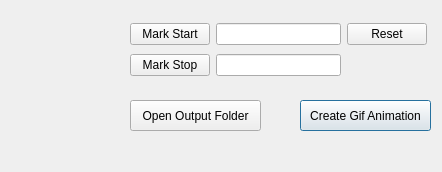
<?xml version="1.0" encoding="UTF-8"?>
<ui version="4.0">
 <class>GifAnimatorDialog</class>
 <widget class="QDialog" name="GifAnimatorDialog">
  <property name="geometry">
   <rect>
    <x>0</x>
    <y>0</y>
    <width>442</width>
    <height>172</height>
   </rect>
  </property>
  <property name="windowTitle">
   <string>Gif Animator</string>
  </property>
  <widget class="QPushButton" name="pushButtonAnimate">
   <property name="geometry">
    <rect>
     <x>300</x>
     <y>100</y>
     <width>131</width>
     <height>31</height>
    </rect>
   </property>
   <property name="text">
    <string>Create Gif Animation</string>
   </property>
  </widget>
  <widget class="QPushButton" name="pushButtonOpenFolder">
   <property name="geometry">
    <rect>
     <x>130</x>
     <y>100</y>
     <width>131</width>
     <height>31</height>
    </rect>
   </property>
   <property name="text">
    <string>Open Output Folder</string>
   </property>
   <property name="icon">
    <iconset resource="ExMplayer.qrc">
     <normaloff>:/images/fileopen.png</normaloff>:/images/fileopen.png</iconset>
   </property>
  </widget>
  <widget class="QWidget" name="layoutWidget">
   <property name="geometry">
    <rect>
     <x>130</x>
     <y>20</y>
     <width>297</width>
     <height>61</height>
    </rect>
   </property>
   <layout class="QGridLayout" name="gridLayout">
    <item row="0" column="0">
     <widget class="QPushButton" name="pushButtonStart">
      <property name="text">
       <string>Mark Start</string>
      </property>
     </widget>
    </item>
    <item row="0" column="1">
     <widget class="QLineEdit" name="lineEditStart"/>
    </item>
    <item row="0" column="2">
     <widget class="QPushButton" name="pushButtonReset">
      <property name="text">
       <string>Reset</string>
      </property>
      <property name="icon">
       <iconset resource="ExMplayer.qrc">
        <normaloff>:/images/reset.png</normaloff>:/images/reset.png</iconset>
      </property>
     </widget>
    </item>
    <item row="1" column="0">
     <widget class="QPushButton" name="pushButtonStop">
      <property name="text">
       <string>Mark Stop</string>
      </property>
     </widget>
    </item>
    <item row="1" column="1">
     <widget class="QLineEdit" name="lineEditStop"/>
    </item>
   </layout>
  </widget>
  <widget class="QLabel" name="label">
   <property name="geometry">
    <rect>
     <x>10</x>
     <y>20</y>
     <width>101</width>
     <height>111</height>
    </rect>
   </property>
   <property name="text">
    <string/>
   </property>
   <property name="pixmap">
    <pixmap resource="ExMplayer.qrc">:/images/ExManim.png</pixmap>
   </property>
   <property name="scaledContents">
    <bool>true</bool>
   </property>
  </widget>
  <widget class="QWidget" name="">
   <property name="geometry">
    <rect>
     <x>20</x>
     <y>140</y>
     <width>411</width>
     <height>20</height>
    </rect>
   </property>
   <layout class="QHBoxLayout" name="horizontalLayout">
    <item>
     <widget class="QLabel" name="labelLoader">
      <property name="maximumSize">
       <size>
        <width>16</width>
        <height>16</height>
       </size>
      </property>
      <property name="text">
       <string/>
      </property>
      <property name="pixmap">
       <pixmap resource="ExMplayer.qrc">:/images/loaderanim.gif</pixmap>
      </property>
     </widget>
    </item>
    <item>
     <widget class="QLabel" name="labelStatus">
      <property name="text">
       <string/>
      </property>
     </widget>
    </item>
   </layout>
  </widget>
 </widget>
 <resources>
  <include location="ExMplayer.qrc"/>
 </resources>
 <connections/>
</ui>
